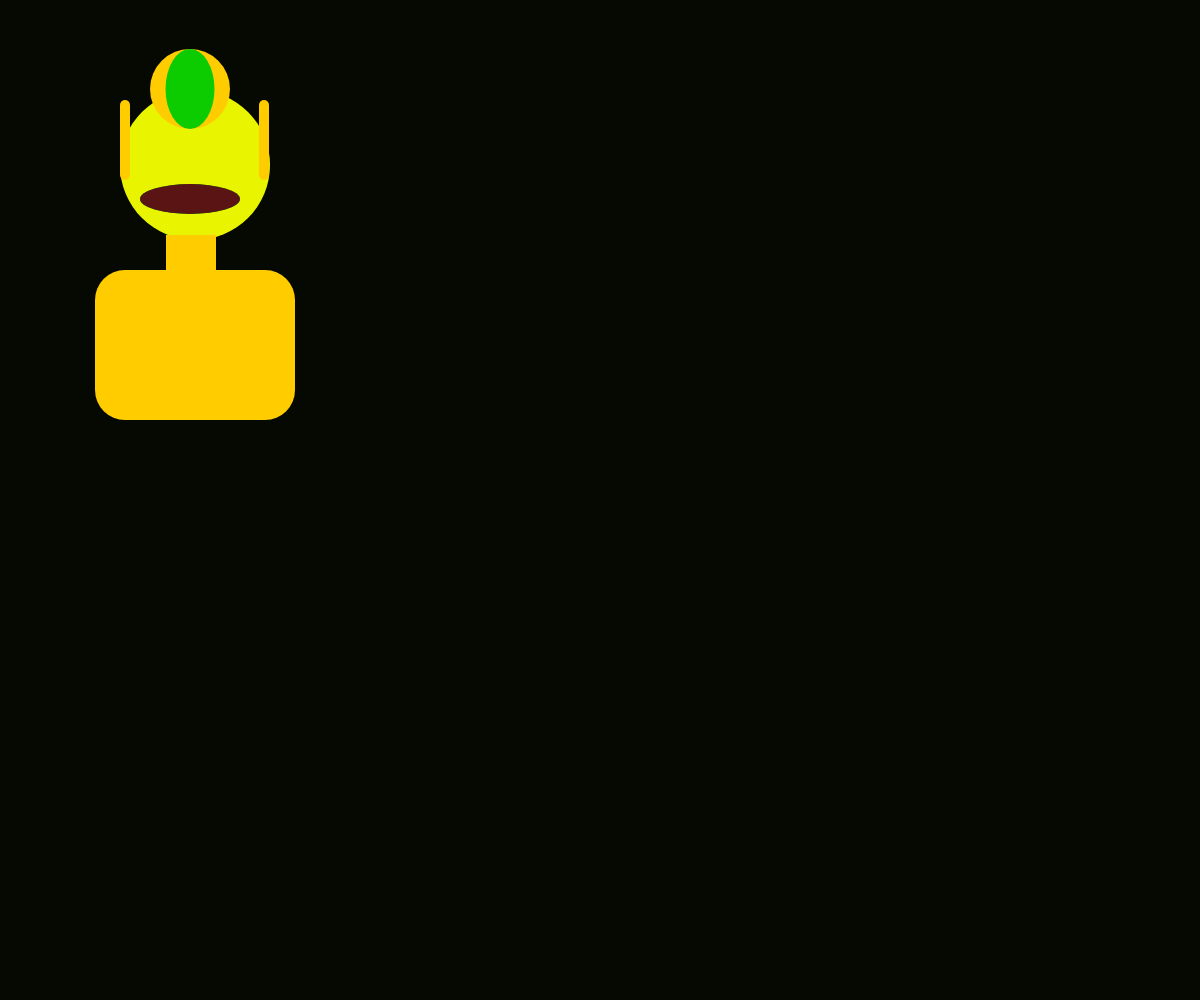
Frame 1 (no input)
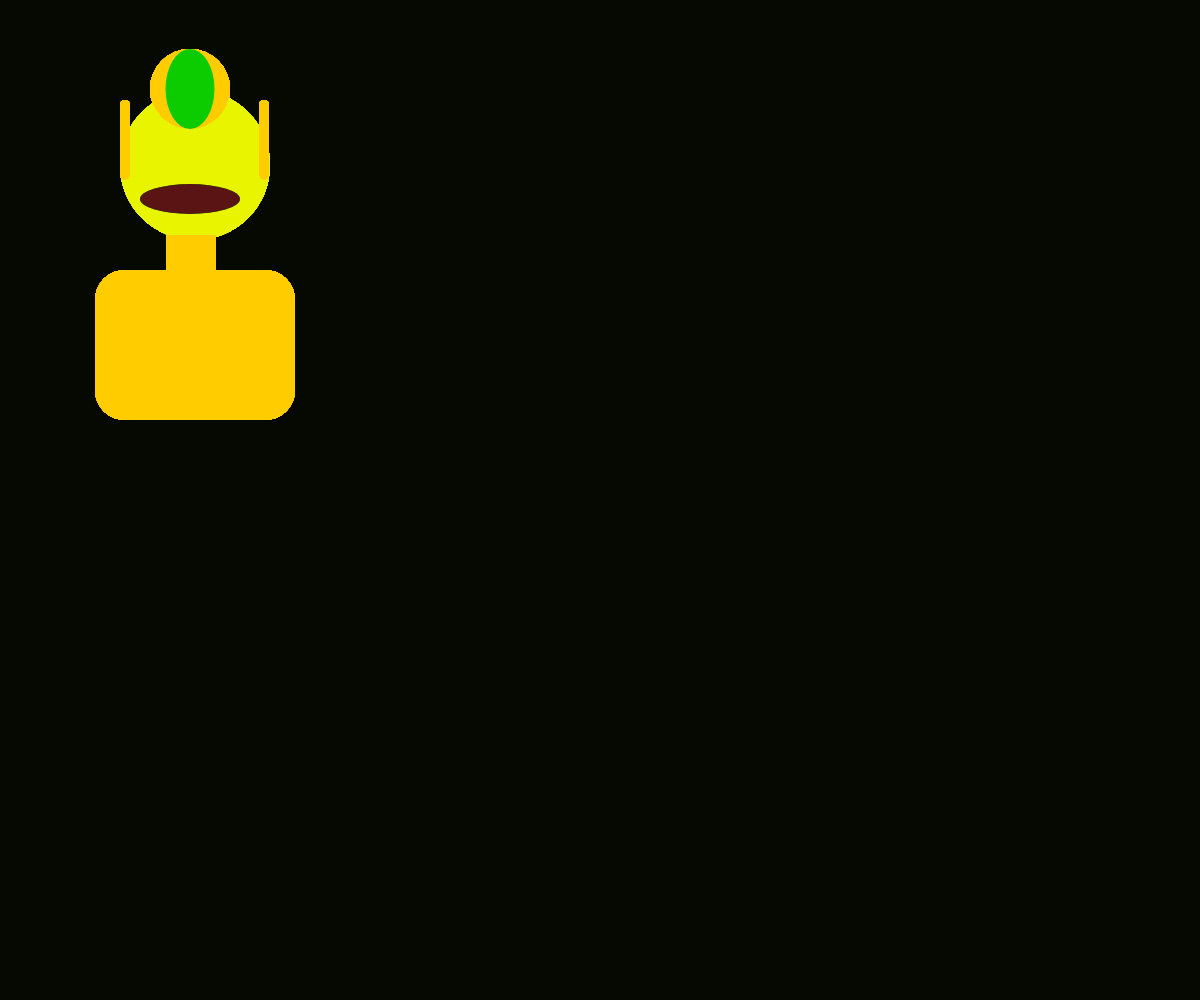
Frame 60 (no input)
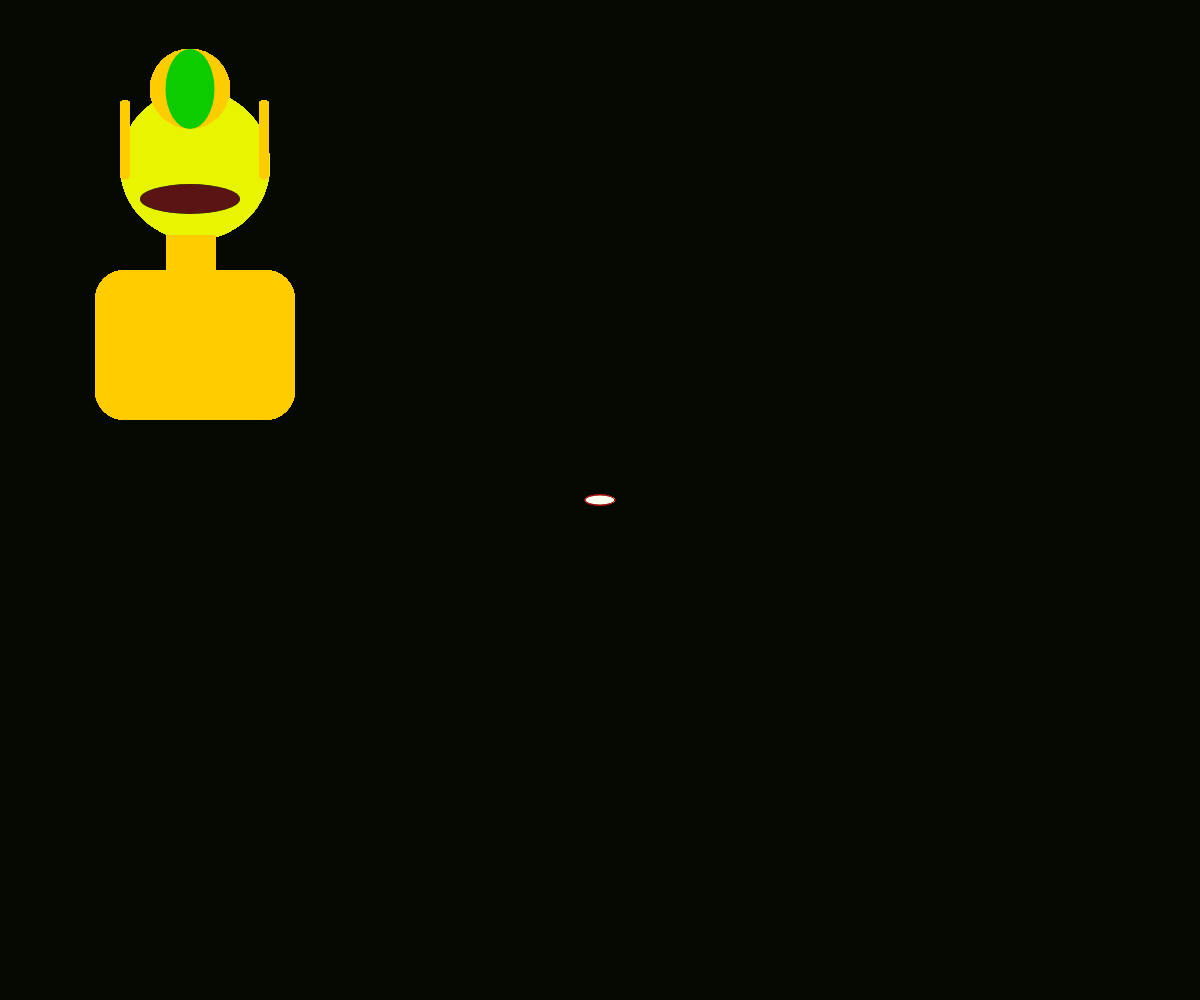
Frame 120 (the mouse pressed at the canvas centre since frame 60)

The p5.js sketch that drew these frames (run headless with seeded random() and noise() and a simulated clock; from frame 60 on, the mouse is pressed at the canvas centre):

// p5.js sketch
// ── sketch.js
function setup() {
  // put setupcode here
  var width = 700;
  var height = 750;
  createCanvas(windowWidth, windowHeight);
  background('#060901');
}

function draw() {
  // put drawing code here
  if(mouseIsPressed === true){
  fill('#f8fdf0');
  stroke('#9d0605');
  ellipse(mouseX,mouseY,30, 10);
  }
let c = color(233, 245, 0);
fill(c);
noStroke();
rect(120, 90, 150,150, 20000);
describe(`Yellow rect in middle right of canvas,
with 150 pixel width and height.`);
  
let a = color(255, 204, 0);
fill(a);
noStroke();
rect(120, 100, 10, 80,200);
describe(`Yellow rect in middle right of canvas,
with 100 pixel width and height.`);

  rect(259,100,10,80,200);
  ellipse(190,89,80);
  
let b = color(12, 204, 0);
fill(b);
noStroke();
ellipse(190,89,49,80);
describe(`green ellipse in middle right of canvas,
with 55 pixel width and height.`);

  ellipse(190,199,100,30);
  
let d = color(90, 20, 20);
fill(d);
noStroke();
ellipse(190, 199, 100, 30);
describe(`Yellow rect in middle right of canvas,
with 55 pixel width and height.`);


let e = color(255, 204, 0);
fill(e);
noStroke();
rect(166,235, 50, 150);
describe(`Yellow rect in middle right of canvas,
with 55 pixel width and height.`);
  
  
let f = color(255, 204, 0);
fill(f);
noStroke();
rect(95, 270, 200,150,30);
describe(`Yellow rect in middle right of canvas,
with 55 pixel width and height.`);
  
}
  
